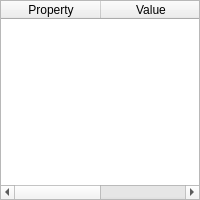
<?xml version="1.0" encoding="UTF-8"?>
<ui version="4.0">
 <class>PropertiesWidget</class>
 <widget class="QWidget" name="PropertiesWidget">
  <property name="geometry">
   <rect>
    <x>0</x>
    <y>0</y>
    <width>200</width>
    <height>200</height>
   </rect>
  </property>
  <property name="sizePolicy">
   <sizepolicy hsizetype="Expanding" vsizetype="Expanding">
    <horstretch>1</horstretch>
    <verstretch>1</verstretch>
   </sizepolicy>
  </property>
  <property name="minimumSize">
   <size>
    <width>200</width>
    <height>200</height>
   </size>
  </property>
  <property name="windowTitle">
   <string>Form</string>
  </property>
  <property name="windowIcon">
   <iconset resource="../ressources.qrc">
    <normaloff>:/ui/icons/images/icons/properties_doc_64.png</normaloff>:/ui/icons/images/icons/properties_doc_64.png</iconset>
  </property>
  <layout class="QHBoxLayout" name="horizontalLayout" stretch="0">
   <property name="spacing">
    <number>0</number>
   </property>
   <property name="sizeConstraint">
    <enum>QLayout::SetDefaultConstraint</enum>
   </property>
   <property name="margin">
    <number>0</number>
   </property>
   <item>
    <widget class="QTableWidget" name="propTable">
     <property name="sortingEnabled">
      <bool>true</bool>
     </property>
     <attribute name="horizontalHeaderStretchLastSection">
      <bool>true</bool>
     </attribute>
     <attribute name="horizontalHeaderStretchLastSection">
      <bool>true</bool>
     </attribute>
     <column>
      <property name="text">
       <string>Property</string>
      </property>
      <property name="icon">
       <iconset resource="../ressources.qrc">
        <normaloff>:/ui/icons/images/icons/properties_doc_64.png</normaloff>:/ui/icons/images/icons/properties_doc_64.png</iconset>
      </property>
     </column>
     <column>
      <property name="text">
       <string>Value</string>
      </property>
      <property name="icon">
       <iconset resource="../ressources.qrc">
        <normaloff>:/ui/icons/images/icons/new_document_64_h.png</normaloff>:/ui/icons/images/icons/new_document_64_h.png</iconset>
      </property>
     </column>
    </widget>
   </item>
  </layout>
 </widget>
 <resources>
  <include location="../ressources.qrc"/>
 </resources>
 <connections/>
</ui>
